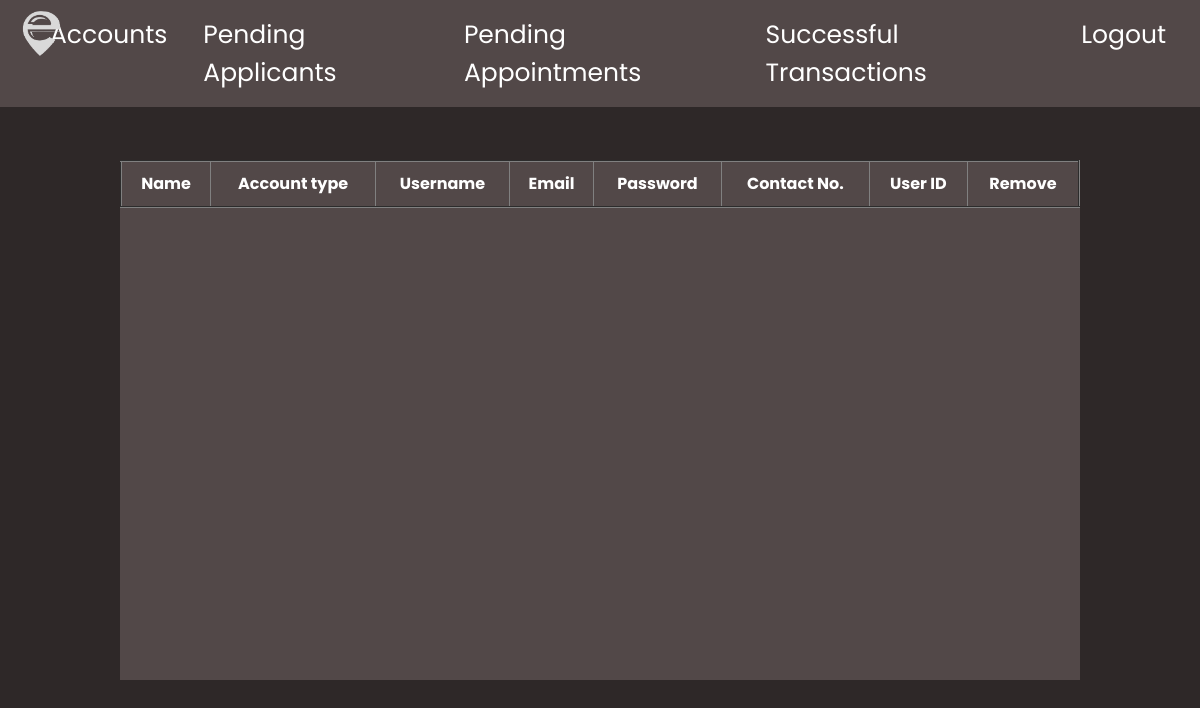
Before: /adminpage.php with the older database file.
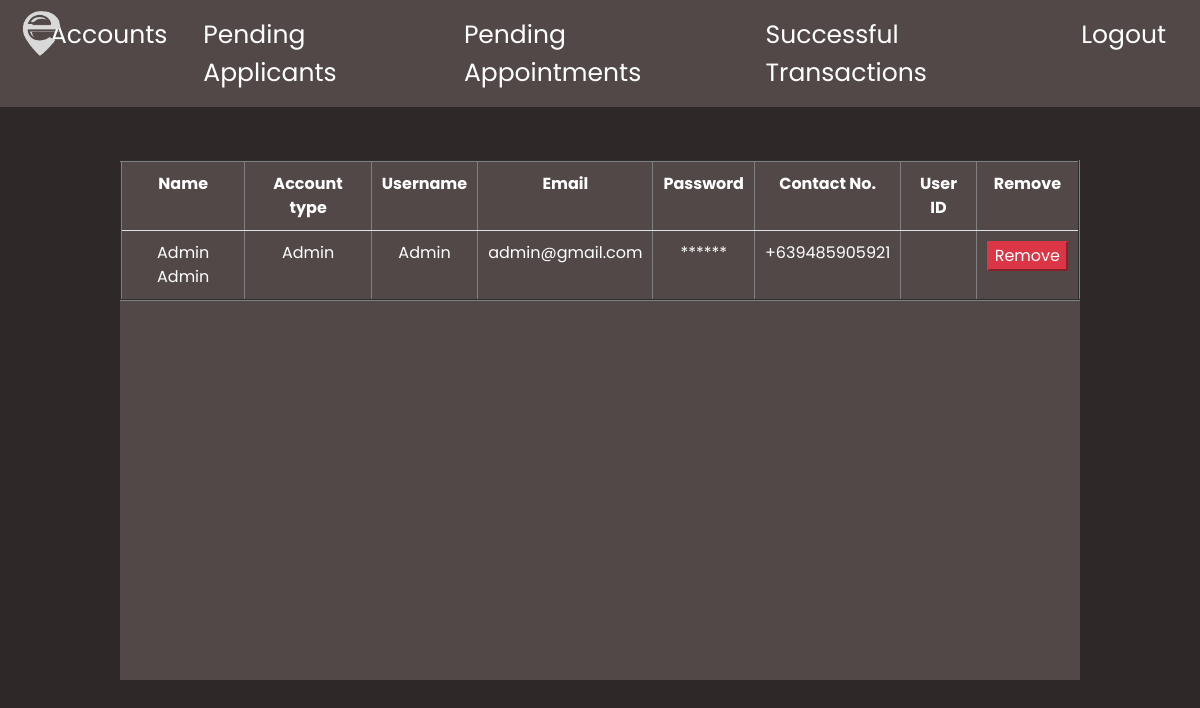
After: the same page with the newer database file.
### tables this page shows
CREATE TABLE `accounts` (
  `id` int(11) NOT NULL,
  `account_type` varchar(255) NOT NULL,
  `first_name` varchar(255) NOT NULL,
  `last_name` varchar(255) NOT NULL,
  `email` varchar(255) NOT NULL,
  `username` varchar(255) NOT NULL,
  `contact_number` bigint(20) NOT NULL,
  `password` varchar(255) NOT NULL,
  `verification_code` varchar(255) NOT NULL,
  `verification_complete` varchar(255) NOT NULL,
  `user_id` varchar(255) NOT NULL,
  `approved` varchar(255) NOT NULL,
  `profile_picture` varchar(255) NOT NULL
);

### adminpage.php (the view, shortened to what this page needs)
<?php
    require_once("dbcon.php");
    $sql = "SELECT * FROM accounts WHERE approved = 'yes'";
    $query = mysqli_query($conn, $sql);
?>
<!DOCTYPE html>
<html lang="en">
<head>
    <link rel="stylesheet" href="https://cdnjs.cloudflare.com/ajax/libs/font-awesome/5.15.4/css/all.min.css">
    <link rel="stylesheet" href="https://stackpath.bootstrapcdn.com/bootstrap/4.5.2/css/bootstrap.min.css">
    <link rel="stylesheet" href="adminpage.css">
</head>
<body>
<nav class="navbar navbar-expand-lg navbar-light" style="background: rgb(82, 72, 72); color: white;">
        <a class="navbar-brand" href="#"><img src="logo.png" alt="Logo" class="logo"></a>
        <div class="collapse navbar-collapse justify-content-end" id="navbarSupportedContent">
            <ul class="navbar-nav ml-auto">
                <li class="nav-item"><a class="nav-link" href="adminpage.php" style="color: white;">Accounts</a></li>
                <li class="nav-item"><a class="nav-link" href="pending_applicants.php" style="color: white;">Pending Applicants</a></li>
                <li class="nav-item"><a class="nav-link" href="#services" style="color: white;">Pending Appointments</a></a></li>
                <li class="nav-item"><a class="nav-link" href="#contact" style="color: white;">Successful Transactions</a></li>
                <li class="nav-item"><a class="nav-link" href="login_page.php" style="color: white;">Logout</a></li>
            </ul>
        </div>
    </nav>
    <div class="table-container" id="container">
        <table class="table" border="2">
            <tr>
                <th>Name</th>
                <th>Account type</th>
                <th>Username</th>
                <th>Email</th>
                <th>Password</th>
                <th>Contact No.</th>
                <th>User ID</th>
                <th>Remove</th>
            </tr>
            <?php
                while($row = mysqli_fetch_assoc($query)){
            ?>
            <tr>
                <td><?php echo $row['first_name'] ?> <?php echo $row['last_name'] ?></td>
                <td><?php echo $row['account_type'] ?></td>
                <td><?php echo $row['username'] ?></td>
                <td class="email"><?php echo $row['email'] ?></td>
                <td>******</td>
                <td>+63<?php echo $row['contact_number'] ?></td>
                <td><?php echo $row['user_id'] ?></td>
                <td><button type="button" class="btn-danger" onclick="remove('<?php echo $row['user_id'] ?>')">Remove</button></td>
            </tr>
            <?php
                }
            ?>
        </table>
    </div>
</body>
</html>

### adminpage.css (style rules this page uses)
body { background: rgb(46, 40, 40); font-family: 'Poppins', sans-serif; margin: 0; padding: 0; overflow-x: hidden; }
.navbar { background-color: rgba(0, 0, 0, 0.7); }
.navbar-nav { margin-left: auto; }
.navbar-nav .nav-item { margin: 0 10px; transition: transform 0.3s; }
.navbar-nav .nav-link { font-size: 25px; text-decoration: none; }
.logo { width: 100px; position: absolute; top: -15px; left: -30px; margin: 20px; }
.table-container { position: fixed; top: 420px; left: 50%; transform: translate(-50%, -50%); overflow-y: scroll; overflow-x: hidden; height: 520px; width: 80%; background: rgb(82, 72, 72); }
.table { height: auto; border-collapse: collapse; margin-right: 70px; text-align: center; width: 100%; overflow-y: scroll; / }
.table th, .table td { padding: 10px; color: white; }
table tr td { text-transform: capitalize; }
.email { text-transform: lowercase; }

Changed rows visible on the page:
added accounts: first_name "Admin", last_name "Admin", account_type "Admin", username "Admin", email "admin@gmail.com", contact_number "9485905921"
